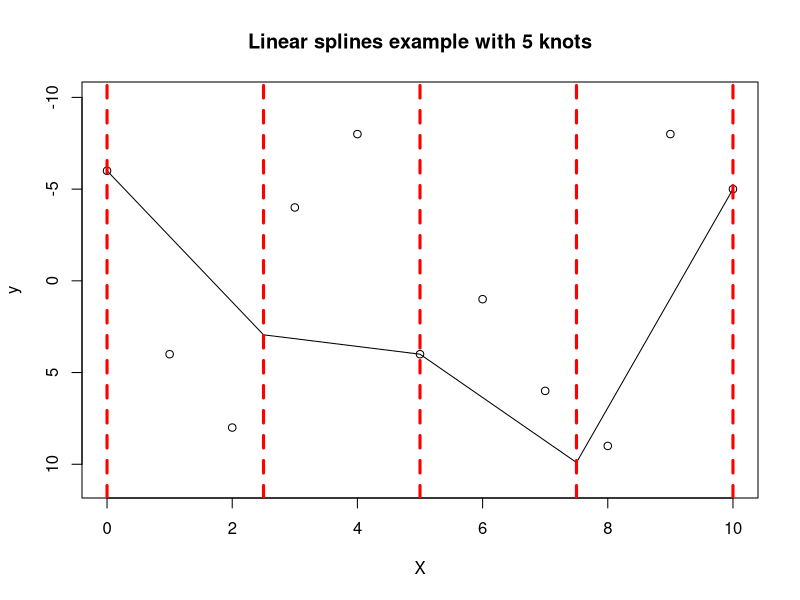

The R script that drew this image:
## ---- chunk 1
library(knitr)
library(gridExtra)
library(grid)
set.seed(5)
dt = data.frame(X = seq(0,10, by = 1), y = round(runif(11, -10,10)))

with(dt, plot(X,y, main = "Linear splines example with 5 knots", ylim = c(max(dt$y)+2, min(dt$y) -2)))
lines(spline(x = dt$X,y = dt$y,n = 5,method = "natural" ))
abline(v = spline(x = dt$X,y = dt$y,n = 5,method = "natural" )$x, col="red", lwd=3, lty=2 )
